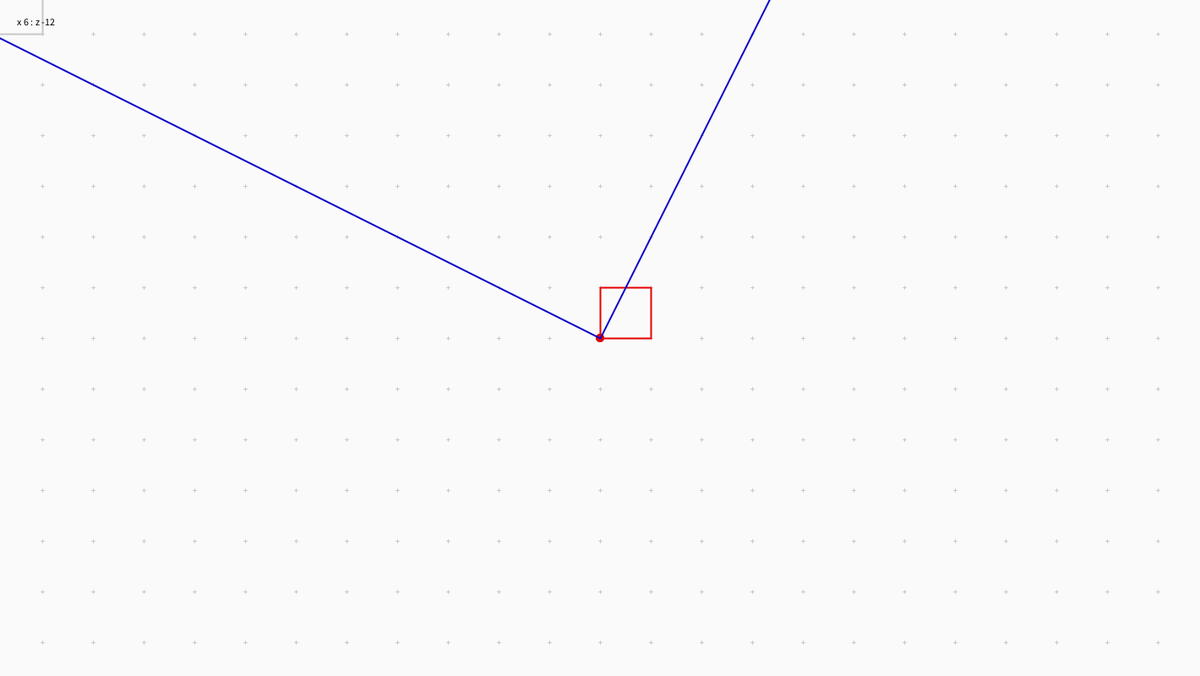
Frame 1 (no input)
Frame 60 (the mouse pressed at the canvas centre just before this capture): identical to frame 1, image omitted
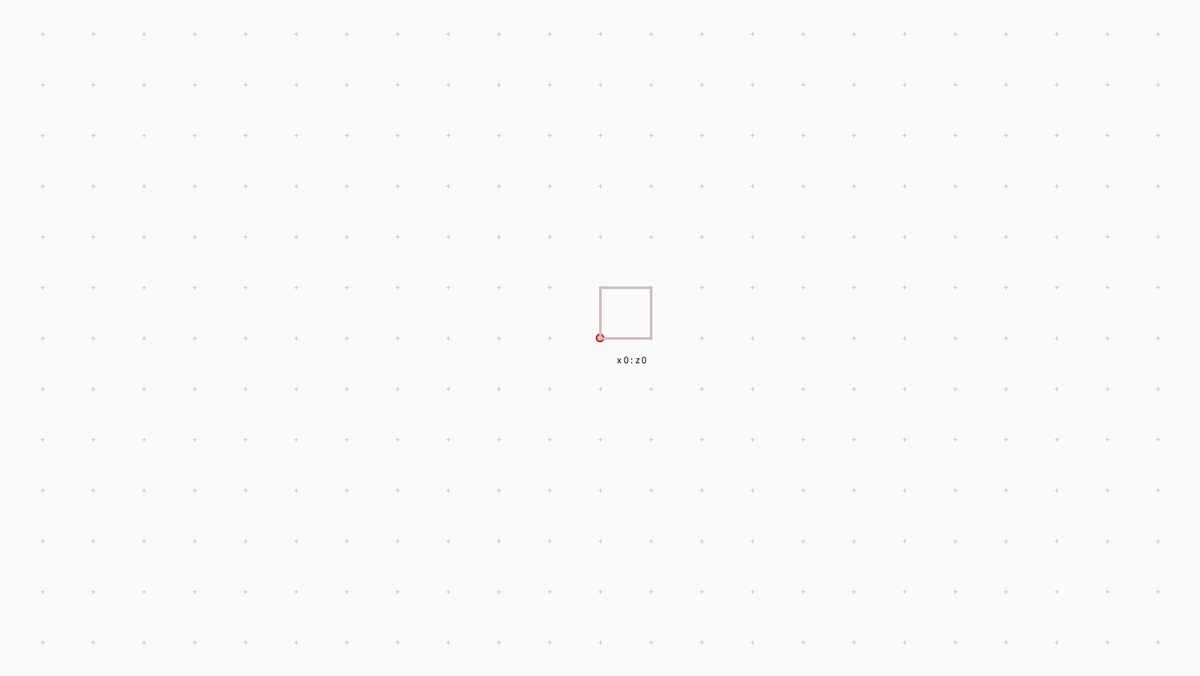
Frame 120 (the mouse held since frame 60 and released just before this capture)

The Processing sketch that drew these frames (run headless with seeded random() and noise(); from frame 60 on, the mouse is pressed at the canvas centre):

// Processing sketch: BlockCoordinates
// ── BlockCoordinates.pde

int blockSize;
int blocksZ;
int blocksX; 

Transform trans;
Block cursorBlock;

void setup() {
  
  size(1420, 800);
  smooth();
  
  blockSize = 60;
  blocksZ = (int) (width/2 / blockSize);
  blocksX = (int) (height/2 / blockSize);
  
  cursorBlock = new Block(0, 0, blockSize);
  
  trans = new Transform();
  trans.setRotY180Deg();
  trans.setRotY90DegRight();
}

void draw() {
  
  background(250);
  
  pushMatrix();
  translate(width/2, height/2);
  
  drawGrid();
  trans.display();
  drawMouseBlock();
  popMatrix();
  
  drawMousePos();
}

void drawGrid() {
  
  fill(200);
  stroke(200);
  strokeWeight(1);

  int crossSize = 2;
  
  for(int z = -blocksZ; z <= blocksZ; z++) {
    for(int x = -blocksX; x <= blocksX; x++) {
      
      int vertexZ = z * blockSize;
      int vertexX = x * blockSize;

      line(vertexZ - crossSize, vertexX, vertexZ + crossSize, vertexX);      
      line(vertexZ, vertexX - crossSize, vertexZ, vertexX + crossSize);            
    }
  } 
  
  noStroke();
  fill(128);
  ellipse(0, 0, 6, 6);
}

void drawMouseBlock() {
  
  cursorBlock.x = getBlockX(mouseY);
  cursorBlock.z = getBlockZ(mouseX);
  
  Block transBlock = trans.getTransformedBlock(cursorBlock);
  
  PVector rotCenter = toScreenPos(trans.rotCenter);
  PVector blockPos1 = toScreenPos(cursorBlock.x, cursorBlock.z);
  PVector blockPos2 = toScreenPos(transBlock.x, transBlock.z);
  
  stroke(10, 0, 200);
  strokeWeight(2);

  line(rotCenter.x, rotCenter.y, blockPos1.x, blockPos1.y);
  line(rotCenter.x, rotCenter.y, blockPos2.x, blockPos2.y);
  
  cursorBlock.display();
  transBlock.display();
}

void drawMousePos() {
  
  int blockX = getBlockX(mouseY);
  int blockZ = getBlockZ(mouseX);
  
  fill(0);
  text("x " + blockX + " : z " + blockZ, mouseX+20, mouseY+30);
}

int getBlockX(int screenY) {
  
  float blockX = -screenY + height/2;  
  return (int) Math.floor(blockX / blockSize);
}

int getBlockZ(int screenX) {
  
  float blockX = screenX - width/2;
  return (int) Math.floor(blockX / blockSize);
}


PVector toScreenPos(int blockX, int blockZ) {
  return new PVector(blockZ * blockSize, -blockX * blockSize);
}

PVector toScreenPos(PVector vec) {
  return toScreenPos((int) vec.y, (int) vec.x);
}

// ── Block.pde

class Block {
  
  int x;
  int z;
  int size;
  color outline;
  
  Block(int x, int z, int size) {
    this.x = x;
    this.z = z;
    this.size = size;
    outline = color(200);
  }
  
  Block(int x, int z, int size, color outline) {
    this.x = x;
    this.z = z;
    this.size = size;
    this.outline = outline;
  }
  
  void display() {
    
    fill(outline);
    noStroke();
    ellipse(z * size, -x * size, 6, 6);

    noFill();
    stroke(outline);
    strokeWeight(2);
    rect(z * size, -x * size, size, -size);
  }
  
  Block clone() {
    return new Block(x, z, size, outline);
  }
}

// ── Transform.pde
public class Transform {
  
  private PVector translation;
  private PVector rotCenter;
  private int[][] rotYMatrix;
  
  public Transform() {
    translation = new PVector();
    rotCenter = new PVector();
    rotYMatrix = new int[][]{{1, 0}, {0, 1}};
  }
  
  protected Transform(PVector translation, PVector rotCenter, int[][] rotationY) {
    this.translation = translation;
    this.rotCenter = rotCenter;
    this.rotYMatrix = rotationY;
  }
  
  public void setTranslation(PVector delta) {
    this.translation = delta;
  }
  
  public void translate(PVector delta) {
    this.translation.add(delta);
  }
  
  public void setRotCenter(PVector rotCenter) {
    this.rotCenter = rotCenter;
  }
  
  public void setRotY90DegRight() {
    rotYMatrix[0][0] = 0;
    rotYMatrix[0][1] = -1;
    rotYMatrix[1][0] = 1;
    rotYMatrix[1][1] = 0;
  }
  
  public void setRotY90DegLeft() {
    rotYMatrix[0][0] = 0;
    rotYMatrix[0][1] = 1;
    rotYMatrix[1][0] = -1;
    rotYMatrix[1][1] = 0;
  }
  
  public void setRotY180Deg() {
    rotYMatrix[0][0] = -1;
    rotYMatrix[0][1] = 0;
    rotYMatrix[1][0] = 0;
    rotYMatrix[1][1] = -1;
  }
  
  boolean isRotY90DegRight() {
    return rotYMatrix[0][1] == -1;
  }
  
  boolean isRotY90DegLeft() {
    return rotYMatrix[0][1] == 1;
  }
  
  boolean isRotY180Deg() {
    return rotYMatrix[0][0] == -1;
  }
  
  boolean isRotY0Deg() {
    return rotYMatrix[0][0] == 1;
  }
  
  public Block getTransformedBlock(Block block) {
    
    Block transBlock = block.clone();
    rotateBlock(transBlock);
    translateBlock(transBlock);
    
    return transBlock;
  }
  
  private void rotateBlock(Block block) {
  
    //double transX = relativeVec.getX() + 0.5;
    //double transZ = relativeVec.getZ() + 0.5;

    //relativeVec.setX((int) Math.floor(rotYMatrix[0][0] * transX + rotYMatrix[0][1] * transZ));
    //relativeVec.setZ((int) Math.floor(rotYMatrix[1][0] * transX + rotYMatrix[1][1] * transZ));
    
    block.x -= rotCenter.x;
    block.z -= rotCenter.z;
    
    int transX = (int) block.x;
    int transZ = (int) block.z;

    block.x = (rotYMatrix[0][0] * transX + rotYMatrix[0][1] * transZ);
    block.z = (rotYMatrix[1][0] * transX + rotYMatrix[1][1] * transZ);
    
    
    block.x += rotCenter.x;
    block.z += rotCenter.z;
  }
  
  private void translateBlock(Block block) {
    
    block.x += translation.x;
    block.z += translation.z; 
  }
  
  void display() {
    
    ellipse(rotCenter.z * blockSize, -rotCenter.x * blockSize, 10, 10);
    
    fill(230, 0, 0);
    noStroke();
    ellipse(rotCenter.z * blockSize, -rotCenter.x * blockSize, 10, 10);

    noFill();
    stroke(230, 0, 0);
    strokeWeight(2);
    rect(rotCenter.z * blockSize, -rotCenter.x * blockSize, blockSize, -blockSize);
  }
  
  @Override
  public Transform clone() {
    return new Transform(translation.copy(), rotCenter.copy(), cloneRotY());
  }
  
  private int[][] cloneRotY() {
    return new int[][] {
        {rotYMatrix[0][0], rotYMatrix[0][1]},
        {rotYMatrix[1][0], rotYMatrix[1][1]}
    };
  }
}
